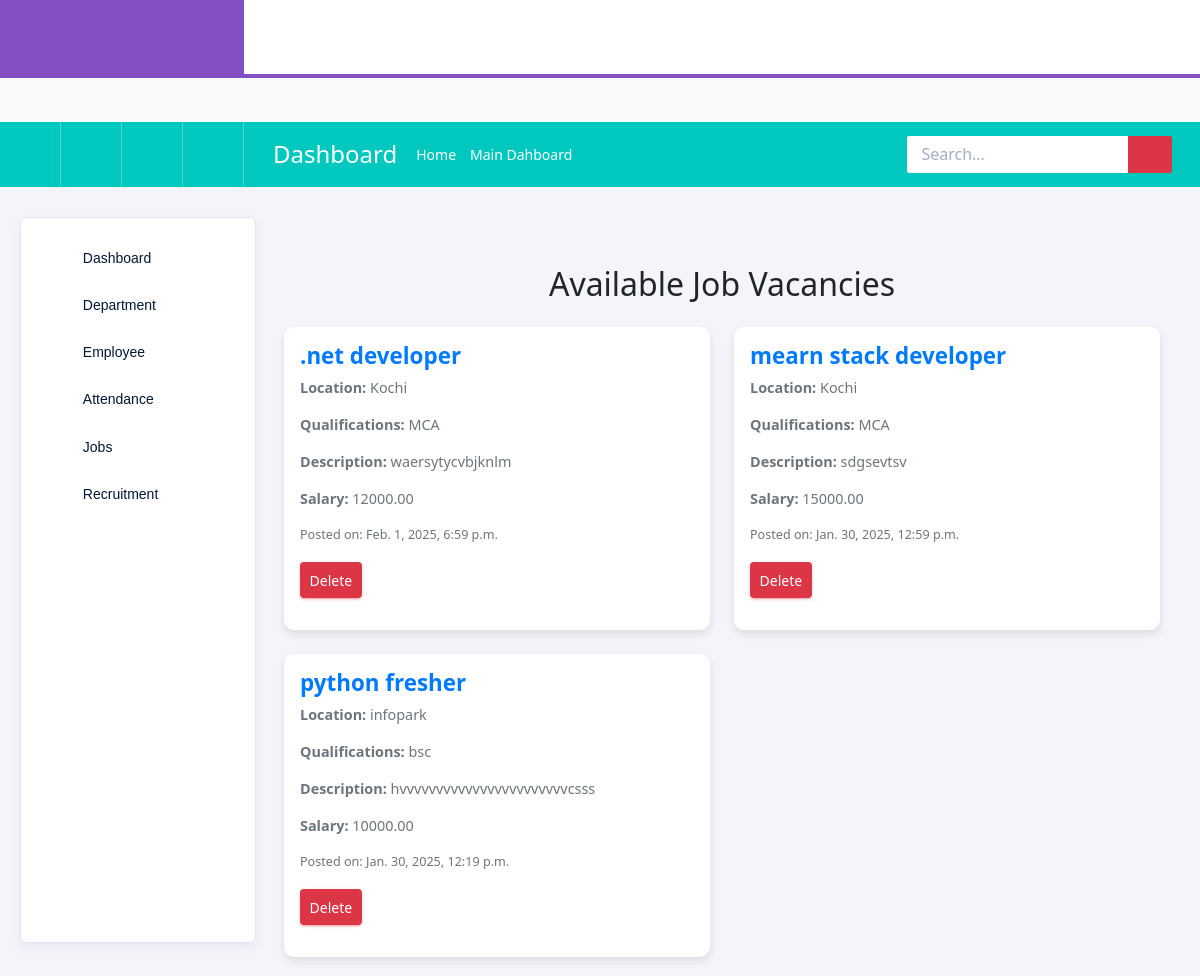
Screenshot of /jobs/ with the database file from the repository.
### Backend/models.py (models this page shows, shortened)
class JobVacancy(models.Model):
    title = models.CharField(max_length=225)
    description = models.TextField()
    qualifications = models.TextField()
    location = models.CharField(max_length=255)
    salary = models.DecimalField(max_digits=10, decimal_places=2, null=True, blank=True)
    posted_on = models.DateTimeField(auto_now_add=True)

### Backend/views.py (the view)
# urls.py: path('jobs/', views.JobVacancyListView.as_view(), name='job_list'),
class JobVacancyListView(View):
    template_name = 'admin/Job List.html'
    def get(self, request):
        jobs = JobVacancy.objects.all().order_by('-posted_on')
        return render(request, self.template_name, {'jobs': jobs})

### Backend/templates/admin/Job List.html (shortened to what this page needs)
{% extends 'adminindex.html' %}
{% block content %}
<html>
<head>
    <link href="https://cdn.jsdelivr.net/npm/bootstrap@5.3.0-alpha3/dist/css/bootstrap.min.css" rel="stylesheet">
</head>
<body>
    <div class="container mt-5">
        <h2 class="text-center mb-4">Available Job Vacancies</h2>
        {% if jobs %}
            <div class="row g-4">
                {% for job in jobs %}
                    <div class="col-md-6">
                        <div class="job-card p-3">
                            <h4 class="job-title">{{ job.title }}</h4>
                            <p class="job-info"><strong>Location:</strong> {{ job.location }}</p>
                            <p class="job-info"><strong>Qualifications:</strong> {{ job.qualifications }}</p>
                            <p class="job-info"><strong>Description:</strong> {{ job.description }}</p>
                            <p class="job-info"><strong>Salary:</strong> {{ job.salary|default:"Not specified" }}</p>
                            <p class="job-info"><small>Posted on: {{ job.posted_on }}</small></p>
                            <form method="POST" action="{% url 'delete_job' job.pk %}" onsubmit="return confirm('Are you sure you want to delete this job?');">
                                <button type="submit" class="btn btn-danger btn-sm">Delete</button>
                            </form>
                        </div>
                    </div>
                {% endfor %}
            </div>
        {% else %}
            <p class="no-jobs">No job vacancies available.</p>
        {% endif %}
    </div>
</body>
</html>
{% endblock %}

### Backend/templates/admin/Job List.html (style rules this page uses)
body { background-color: #f8f9fa; }
.container { max-width: 900px; }
.job-card { background: white; border-radius: 10px; box-shadow: 0 4px 8px rgba(0, 0, 0, 0.1); padding: 20px; transition: transform 0.3s, box-shadow 0.3s; }
.job-title { font-size: 1.4rem; font-weight: bold; color: #007bff; }
.job-info { font-size: 0.9rem; color: #6c757d; }
.btn-danger { background-color: #dc3545; border: none; transition: background 0.3s; }

### rows the page displays
JobVacancy: title ".net developer", location "Kochi", qualifications "MCA", description "waersytycvbjknlm", salary "12000.00", posted_on "Feb. 1, 2025, 6:59 p.m."
JobVacancy: title "mearn stack developer", location "Kochi", qualifications "MCA", description "sdgsevtsv", salary "15000.00", posted_on "Jan. 30, 2025, 12:59 p.m."
JobVacancy: title "python fresher", location "infopark", qualifications "bsc", description "hvvvvvvvvvvvvvvvvvvvvvvvcsss", salary "10000.00", posted_on "Jan. 30, 2025, 12:19 p.m."
